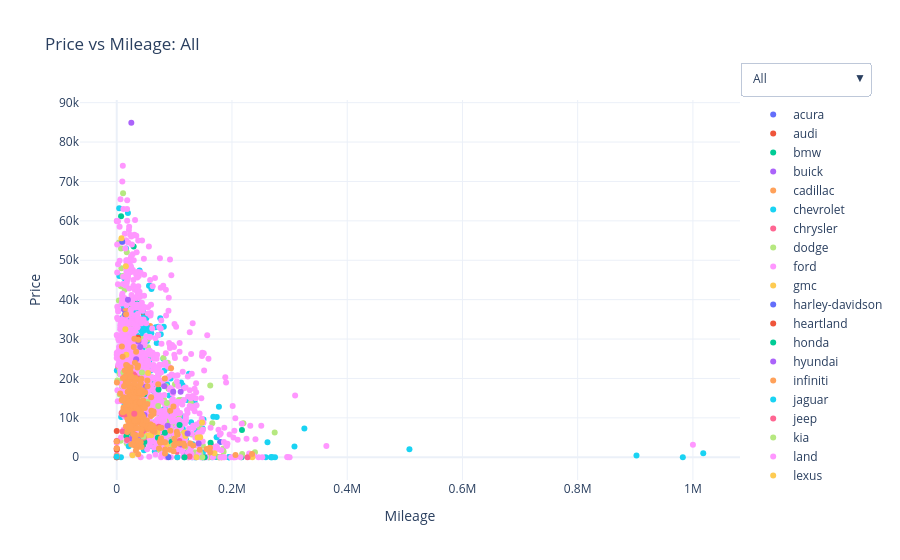

Notebook code cell kept with this figure:
### Code cell
fig2.update_layout( 
    updatemenus=[ 
        dict(active=0, 
             buttons=buttons, 
             x=1, 
             xanchor='left', 
             y=1.1, 
             yanchor='top') 
    ], 
    title='Price vs Mileage: All', 
    xaxis_title='Mileage', 
    yaxis_title='Price', 
    height= 700, 
    template = 'plotly_white' 
)

fig2.show()

### Figure 1 — Plotly figure (JSON) as saved in the notebook; plotly's stock layout.template omitted (floating-point values rounded to 4 significant figures; data arrays with more than 128 entries replaced by an {"elided": "..."} marker saying what was removed)
{"data": [{"mode": "markers", "name": "acura", "type": "scatter", "x": [118250, 179389, 63500], "y": [1000, 3900, 16900]}, {"mode": "markers", "name": "audi", "type": "scatter", "x": [177422, 181896, 65833, 47213], "y": [25, 0, 19500, 36400]}, {"mode": "markers", "name": "bmw", "type": "scatter", "x": [23765, 17626, 29355, 39917, 31727, 33110, 80394, 46060, 7509, 33542, 77984, 23177, 216657, 44730, 24293, 22115, 61428], "y": [29400, 24500, 53500, 39000, 40000, 39000, 6200, 2925, 61200, 13500, 1825, 39800, 0, 15000, 29700, 33500, 19700]}, {"mode": "markers", "name": "buick", "type": "scatter", "x": [20002, 31039, 32107, 46766, 25434, 51393, 60171, 137464, 19655, 12406, 23765, 14907, 17940], "y": [16500, 12000, 27000, 18100, 26400, 20105, 13200, 0, 13500, 37500, 21500, 21500, 29000]}, {"mode": "markers", "name": "cadillac", "type": "scatter", "x": [35598, 19011, 32418, 26562, 57932, 46467, 26667, 105169, 36122, 16013], "y": [23605, 25201, 24500, 47500, 33300, 19002, 18402, 0, 20400, 37500]}, {"mode": "markers", "name": "chevrolet", "type": "scatter", "x": {"elided": "297 int values"}, "y": {"elided": "297 int values"}}, {"mode": "markers", "name": "chrysler", "type": "scatter", "x": [138650, 42648, 2473, 38586, 25281, 34801, 33135, 41792, 88227, 18375, 32224, 31311, 20942, 231240, 151815, 164048, 104405, 114119], "y": [5430, 19600, 23000, 18500, 29100, 19300, 19400, 18300, 7350, 26500, 25900, 19500, 6440, 175, 25, 2960, 1420, 3450]}, {"mode": "markers", "name": "dodge", "type": "scatter", "x": {"elided": "432 int values"}, "y": {"elided": "432 int values"}}, {"mode": "markers", "name": "ford", "type": "scatter", "x": {"elided": "1235 int values"}, "y": {"elided": "1235 int values"}}, {"mode": "markers", "name": "gmc", "type": "scatter", "x": [23525, 39650, 25747, 30114, 28040, 26364, 27965, 30049, 28972, 39886, 39165, 27842, 32504, 31009, 30636, 31992, 33457, 41961, 52904, 35821, 70443, 59808, 235348, 27195, 117400, 19490, 31394, 169634, 138441, 140339, 105020, 148035, 27442, 144792, 54332, 119215, 15777, 87448, 16669, 58366, 0, 14856], "y": [13350, 12920, 12710, 12520, 11900, 12710, 11900, 12710, 12520, 12710, 12920, 13490, 12710, 12780, 12520, 12520, 13200, 9190, 5520, 5520, 6270, 5600, 0, 5630, 6300, 9270, 9190, 1025, 25, 5000, 5790, 8850, 500, 5100, 21400, 5380, 48500, 3330, 26000, 5630, 0, 32500]}, {"mode": "markers", "name": "harley-davidson", "type": "scatter", "x": [9502], "y": [54680]}, {"mode": "markers", "name": "heartland", "type": "scatter", "x": [1, 1, 1, 1, 1], "y": [4050, 1880, 6680, 0, 2220]}, {"mode": "markers", "name": "honda", "type": "scatter", "x": [152608, 72527, 217290, 71404, 83623, 109027, 95128, 162824, 47970, 25956, 16702, 44129], "y": [0, 17200, 6940, 4950, 6240, 8160, 3960, 3700, 3900, 6160, 5420, 6900]}, {"mode": "markers", "name": "hyundai", "type": "scatter", "x": [56690, 35687, 43536, 30382, 122975, 35623, 31233, 33785, 88274, 30121, 27492, 34895, 25847, 142106, 111612], "y": [8200, 9800, 5350, 3760, 5998, 3960, 4010, 4690, 8000, 4730, 4650, 3440, 4750, 3460, 3250]}, {"mode": "markers", "name": "infiniti", "type": "scatter", "x": [71967, 21278, 31713, 32611, 18229, 20681, 25933, 17243, 26786, 11047, 11396, 11394], "y": [18500, 10330, 10400, 14810, 10050, 10120, 10330, 13080, 15050, 14750, 14750, 15010]}, {"mode": "markers", "name": "jaguar", "type": "scatter", "x": [20849], "y": [2800]}, {"mode": "markers", "name": "jeep", "type": "scatter", "x": [30061, 31594, 38355, 31156, 28649, 35595, 34502, 32501, 29245, 10185, 17911, 13273, 14195, 43965, 47798, 12038, 108895, 226972, 72732, 126400, 30546, 8930, 46985, 8395, 12905, 22123, 11229, 12253, 11449, 10861], "y": [16200, 16000, 20000, 20700, 21100, 15800, 15900, 17900, 18000, 6530, 4400, 10900, 10900, 6330, 6930, 11380, 4150, 25, 7770, 200, 5800, 11000, 4950, 11200, 11200, 8610, 11100, 10910, 11100, 11030]}, {"mode": "markers", "name": "kia", "type": "scatter", "x": [46194, 38823, 11451, 97142, 23514, 86959, 148463, 71991, 39408, 53424, 37125, 37668, 43761], "y": [5200, 7300, 21500, 3000, 12700, 13800, 0, 13000, 3810, 14000, 13300, 15500, 21500]}, {"mode": "markers", "name": "land", "type": "scatter", "x": [20103, 32387, 23745, 30220], "y": [23000, 46900, 23200, 22500]}, {"mode": "markers", "name": "lexus", "type": "scatter", "x": [8186, 36596], "y": [55600, 10840]}, {"mode": "markers", "name": "lincoln", "type": "scatter", "x": [14541, 89705], "y": [36300, 0]}, {"mode": "markers", "name": "maserati", "type": "scatter", "x": [37021], "y": [30300]}, {"mode": "markers", "name": "mazda", "type": "scatter", "x": [117541, 47753], "y": [0, 16000]}, {"mode": "markers", "name": "mercedes-benz", "type": "scatter", "x": [110907, 97983, 19427, 48140, 33687, 37561, 40780, 25302, 49772, 82411], "y": [16600, 16600, 40000, 10740, 24900, 29400, 28000, 84900, 17900, 18000]}, {"mode": "markers", "name": "nissan", "type": "scatter", "x": {"elided": "312 int values"}, "y": {"elided": "312 int values"}}, {"mode": "markers", "name": "peterbilt", "type": "scatter", "x": [902041, 0, 982486, 1017936], "y": [475, 100, 0, 1025]}, {"mode": "markers", "name": "ram", "type": "scatter", "x": [30421], "y": [11050]}, {"mode": "markers", "name": "toyota", "type": "scatter", "x": [274117], "y": [6300]}], "layout": {"autosize": true, "title": {"text": "Price vs Mileage: All"}, "updatemenus": [{"active": 0, "buttons": [{"args": [{"visible": [true, true, true, true, true, true, true, true, true, true, true, true, true, true, true, true, true, true, true, true, true, true, true, true, true, true, true, true]}, {"title": "Price vs Mileage: All"}], "label": "All", "method": "update"}, {"args": [{"visible": [true, false, false, false, false, false, false, false, false, false, false, false, false, false, false, false, false, false, false, false, false, false, false, false, false, false, false, false]}, {"title": "Price vs Mileage: acura"}], "label": "acura", "method": "update"}, {"args": [{"visible": [false, true, false, false, false, false, false, false, false, false, false, false, false, false, false, false, false, false, false, false, false, false, false, false, false, false, false, false]}, {"title": "Price vs Mileage: audi"}], "label": "audi", "method": "update"}, {"args": [{"visible": [false, false, true, false, false, false, false, false, false, false, false, false, false, false, false, false, false, false, false, false, false, false, false, false, false, false, false, false]}, {"title": "Price vs Mileage: bmw"}], "label": "bmw", "method": "update"}, {"args": [{"visible": [false, false, false, true, false, false, false, false, false, false, false, false, false, false, false, false, false, false, false, false, false, false, false, false, false, false, false, false]}, {"title": "Price vs Mileage: buick"}], "label": "buick", "method": "update"}, {"args": [{"visible": [false, false, false, false, true, false, false, false, false, false, false, false, false, false, false, false, false, false, false, false, false, false, false, false, false, false, false, false]}, {"title": "Price vs Mileage: cadillac"}], "label": "cadillac", "method": "update"}, {"args": [{"visible": [false, false, false, false, false, true, false, false, false, false, false, false, false, false, false, false, false, false, false, false, false, false, false, false, false, false, false, false]}, {"title": "Price vs Mileage: chevrolet"}], "label": "chevrolet", "method": "update"}, {"args": [{"visible": [false, false, false, false, false, false, true, false, false, false, false, false, false, false, false, false, false, false, false, false, false, false, false, false, false, false, false, false]}, {"title": "Price vs Mileage: chrysler"}], "label": "chrysler", "method": "update"}, {"args": [{"visible": [false, false, false, false, false, false, false, true, false, false, false, false, false, false, false, false, false, false, false, false, false, false, false, false, false, false, false, false]}, {"title": "Price vs Mileage: dodge"}], "label": "dodge", "method": "update"}, {"args": [{"visible": [false, false, false, false, false, false, false, false, true, false, false, false, false, false, false, false, false, false, false, false, false, false, false, false, false, false, false, false]}, {"title": "Price vs Mileage: ford"}], "label": "ford", "method": "update"}, {"args": [{"visible": [false, false, false, false, false, false, false, false, false, true, false, false, false, false, false, false, false, false, false, false, false, false, false, false, false, false, false, false]}, {"title": "Price vs Mileage: gmc"}], "label": "gmc", "method": "update"}, {"args": [{"visible": [false, false, false, false, false, false, false, false, false, false, true, false, false, false, false, false, false, false, false, false, false, false, false, false, false, false, false, false]}, {"title": "Price vs Mileage: harley-davidson"}], "label": "harley-davidson", "method": "update"}, {"args": [{"visible": [false, false, false, false, false, false, false, false, false, false, false, true, false, false, false, false, false, false, false, false, false, false, false, false, false, false, false, false]}, {"title": "Price vs Mileage: heartland"}], "label": "heartland", "method": "update"}, {"args": [{"visible": [false, false, false, false, false, false, false, false, false, false, false, false, true, false, false, false, false, false, false, false, false, false, false, false, false, false, false, false]}, {"title": "Price vs Mileage: honda"}], "label": "honda", "method": "update"}, {"args": [{"visible": [false, false, false, false, false, false, false, false, false, false, false, false, false, true, false, false, false, false, false, false, false, false, false, false, false, false, false, false]}, {"title": "Price vs Mileage: hyundai"}], "label": "hyundai", "method": "update"}, {"args": [{"visible": [false, false, false, false, false, false, false, false, false, false, false, false, false, false, true, false, false, false, false, false, false, false, false, false, false, false, false, false]}, {"title": "Price vs Mileage: infiniti"}], "label": "infiniti", "method": "update"}, {"args": [{"visible": [false, false, false, false, false, false, false, false, false, false, false, false, false, false, false, true, false, false, false, false, false, false, false, false, false, false, false, false]}, {"title": "Price vs Mileage: jaguar"}], "label": "jaguar", "method": "update"}, {"args": [{"visible": [false, false, false, false, false, false, false, false, false, false, false, false, false, false, false, false, true, false, false, false, false, false, false, false, false, false, false, false]}, {"title": "Price vs Mileage: jeep"}], "label": "jeep", "method": "update"}, {"args": [{"visible": [false, false, false, false, false, false, false, false, false, false, false, false, false, false, false, false, false, true, false, false, false, false, false, false, false, false, false, false]}, {"title": "Price vs Mileage: kia"}], "label": "kia", "method": "update"}, {"args": [{"visible": [false, false, false, false, false, false, false, false, false, false, false, false, false, false, false, false, false, false, true, false, false, false, false, false, false, false, false, false]}, {"title": "Price vs Mileage: land"}], "label": "land", "method": "update"}, {"args": [{"visible": [false, false, false, false, false, false, false, false, false, false, false, false, false, false, false, false, false, false, false, true, false, false, false, false, false, false, false, false]}, {"title": "Price vs Mileage: lexus"}], "label": "lexus", "method": "update"}, {"args": [{"visible": [false, false, false, false, false, false, false, false, false, false, false, false, false, false, false, false, false, false, false, false, true, false, false, false, false, false, false, false]}, {"title": "Price vs Mileage: lincoln"}], "label": "lincoln", "method": "update"}, {"args": [{"visible": [false, false, false, false, false, false, false, false, false, false, false, false, false, false, false, false, false, false, false, false, false, true, false, false, false, false, false, false]}, {"title": "Price vs Mileage: maserati"}], "label": "maserati", "method": "update"}, {"args": [{"visible": [false, false, false, false, false, false, false, false, false, false, false, false, false, false, false, false, false, false, false, false, false, false, true, false, false, false, false, false]}, {"title": "Price vs Mileage: mazda"}], "label": "mazda", "method": "update"}, {"args": [{"visible": [false, false, false, false, false, false, false, false, false, false, false, false, false, false, false, false, false, false, false, false, false, false, false, true, false, false, false, false]}, {"title": "Price vs Mileage: mercedes-benz"}], "label": "mercedes-benz", "method": "update"}, {"args": [{"visible": [false, false, false, false, false, false, false, false, false, false, false, false, false, false, false, false, false, false, false, false, false, false, false, false, true, false, false, false]}, {"title": "Price vs Mileage: nissan"}], "label": "nissan", "method": "update"}, {"args": [{"visible": [false, false, false, false, false, false, false, false, false, false, false, false, false, false, false, false, false, false, false, false, false, false, false, false, false, true, false, false]}, {"title": "Price vs Mileage: peterbilt"}], "label": "peterbilt", "method": "update"}, {"args": [{"visible": [false, false, false, false, false, false, false, false, false, false, false, false, false, false, false, false, false, false, false, false, false, false, false, false, false, false, true, false]}, {"title": "Price vs Mileage: ram"}], "label": "ram", "method": "update"}, {"args": [{"visible": [false, false, false, false, false, false, false, false, false, false, false, false, false, false, false, false, false, false, false, false, false, false, false, false, false, false, false, true]}, {"title": "Price vs Mileage: toyota"}], "label": "toyota", "method": "update"}], "x": 1, "xanchor": "left", "y": 1.1, "yanchor": "top"}], "xaxis": {"autorange": true, "range": [-62150.0, 1080000.0], "title": {"text": "Mileage"}, "type": "linear"}, "yaxis": {"autorange": true, "range": [-5485.0, 90380.0], "title": {"text": "Price"}, "type": "linear"}}}
